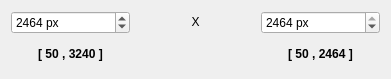
     <widget class="QWidget" name="gridLayoutWidget_2">
      <property name="geometry">
       <rect>
        <x>20</x>
        <y>420</y>
        <width>391</width>
        <height>54</height>
       </rect>
      </property>
      <layout class="QGridLayout" name="gridLayout_2">
       <item row="0" column="1">
        <widget class="QLabel" name="x_label">
         <property name="text">
          <string>&lt;html&gt;&lt;head/&gt;&lt;body&gt;&lt;p align=&quot;center&quot;&gt;X&lt;/p&gt;&lt;/body&gt;&lt;/html&gt;</string>
         </property>
        </widget>
       </item>
       <item row="0" column="0">
        <widget class="QSpinBox" name="x_resolution_spinBox">
         <property name="suffix">
          <string> px</string>
         </property>
         <property name="minimum">
          <number>50</number>
         </property>
         <property name="maximum">
          <number>3240</number>
         </property>
         <property name="value">
          <number>2464</number>
         </property>
        </widget>
       </item>
       <item row="0" column="2">
        <widget class="QSpinBox" name="y_resolution_spinBox">
         <property name="suffix">
          <string> px</string>
         </property>
         <property name="minimum">
          <number>50</number>
         </property>
         <property name="maximum">
          <number>2464</number>
         </property>
         <property name="value">
          <number>2464</number>
         </property>
        </widget>
       </item>
       <item row="1" column="0">
        <widget class="QLabel" name="xRange_label">
         <property name="text">
          <string>&lt;html&gt;&lt;head/&gt;&lt;body&gt;&lt;p align=&quot;center&quot;&gt;&lt;span style=&quot; font-weight:600; color:#000000;&quot;&gt;[ 50 , 3240 ]&lt;/span&gt;&lt;/p&gt;&lt;/body&gt;&lt;/html&gt;</string>
         </property>
         <property name="alignment">
          <set>Qt::AlignCenter</set>
         </property>
        </widget>
       </item>
       <item row="1" column="1">
        <widget class="QLabel" name="CoreCtr_label_6">
         <property name="text">
          <string>&lt;html&gt;&lt;head/&gt;&lt;body&gt;&lt;p align=&quot;center&quot;&gt;&lt;br/&gt;&lt;/p&gt;&lt;/body&gt;&lt;/html&gt;</string>
         </property>
        </widget>
       </item>
       <item row="1" column="2">
        <widget class="QLabel" name="yRange_label">
         <property name="text">
          <string>&lt;html&gt;&lt;head/&gt;&lt;body&gt;&lt;p align=&quot;center&quot;&gt;&lt;span style=&quot; font-weight:600; color:#000000;&quot;&gt;[ 50 , 2464 ]&lt;/span&gt;&lt;/p&gt;&lt;/body&gt;&lt;/html&gt;</string>
         </property>
         <property name="alignment">
          <set>Qt::AlignCenter</set>
         </property>
        </widget>
       </item>
      </layout>
     </widget>
